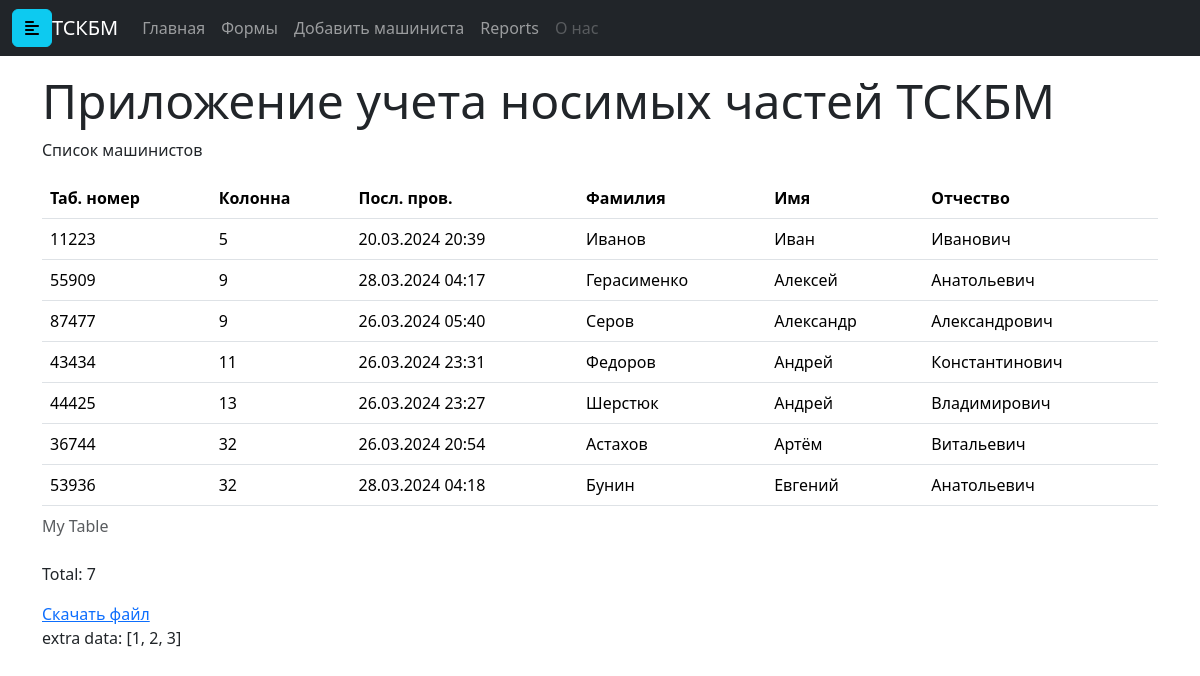
Before: / with the older database file.
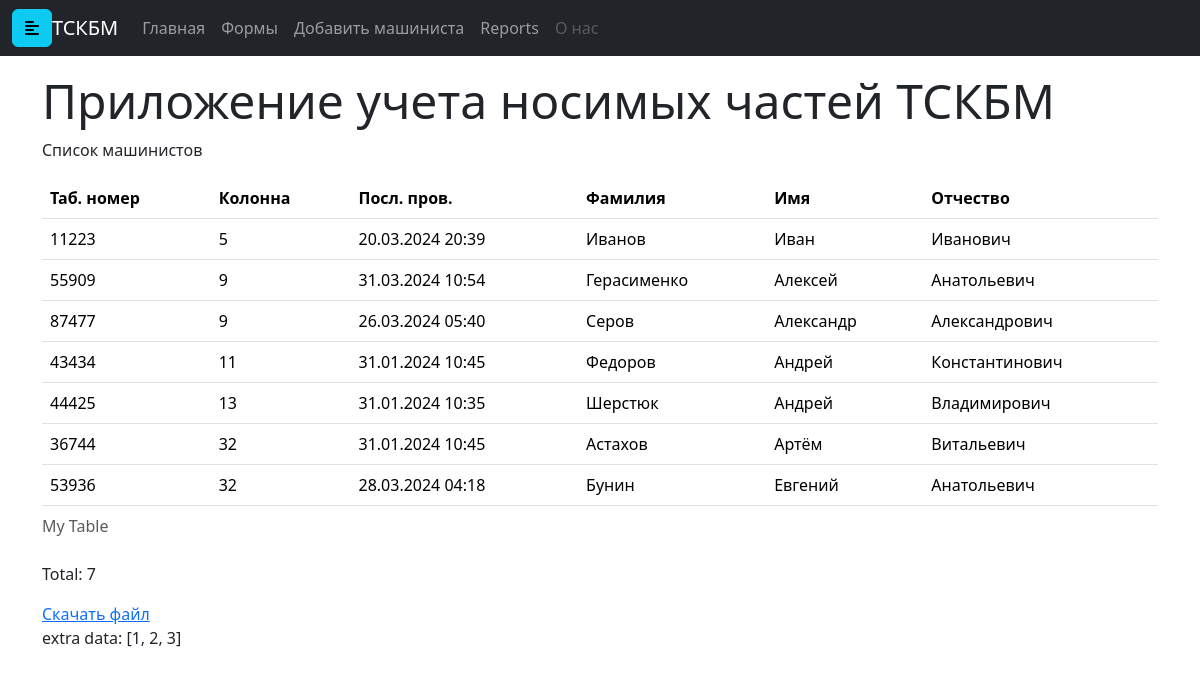
After: the same page with the newer database file.
### db/models/tables.py (models this page shows)
class Base(DeclarativeBase):
    __abstract__ = True

class User(Base):
    __tablename__ = "users"
    id: Mapped[int] = mapped_column(primary_key=True)
    tabnum: Mapped[int] = mapped_column()
    column: Mapped[int]
    lname: Mapped[str]
    fname: Mapped[str]
    pname: Mapped[str]
    last_checkout: Mapped[datetime]
    watch_id: Mapped[int] = mapped_column(ForeignKey("watches.id"))
    watch: Mapped["Watch"] = relationship(lazy="selectin", uselist=False)
    times: Mapped[list["Times"]] = relationship(lazy="selectin", uselist=True)

### main.py (the view)
@app.get("/", response_model=list[BaseUserModel])
async def home(
    request: Request,
    session: AsyncSession = Depends(db_helper.scoped_session_dependency),
):
    models = await get_all_users(session)
    users = [BaseUserModel.model_validate(user).model_dump() for user in models]
    return templates.TemplateResponse(
        "page.html", {"request": request, "data": users, "extra": [1, 2, 3]}
    )

### templates/page.html (shortened to what this page needs)
{% extends "base.html" %}
{% block head %}
{{ super() }}
{% endblock %}
{% block content %}
<div class="container mt-3">
<h1 class="display-5">
    Приложение учета носимых частей ТСКБМ
</h1>
<p id="content">Список машинистов</p>
<table class="table table-divider">
  <caption>My Table</caption>
  <thead>
    <tr>
      <th scope="col">Таб. номер</th>
      <th scope="col">Колонна</th>
      <th scope="col">Посл. пров.</th>
      <th scope="col">Фамилия</th>
      <th scope="col">Имя</th>
      <th scope="col">Отчество</th>
    </tr>
  </thead>
<tbody>
{% for item in data %}
    <tr>
        <td>{{ item.tabnum }}</td>
        <td>{{ item.column }}</td>
        <td>{{ item.last_checkout }}</td>
        <td>{{ item.lname }}</td>
        <td>{{ item.fname }}</td>
        <td>{{item.pname }}</td>
    </tr>
{% endfor %}
</tbody>
</table>
<p>Total: {{ data.__len__() }}</p>
    <div class="download"><a href="/files/download/">Скачать файл</a></div>
<div><p>extra data: {{ extra }}</p></div>
{% endblock %}

Changed rows visible on the page:
changed User "Герасименко": last_checkout "28.03.2024 04:17" → "31.03.2024 10:54"
changed User "Федоров": last_checkout "26.03.2024 23:31" → "31.01.2024 10:45"
changed User "Шерстюк": last_checkout "26.03.2024 23:27" → "31.01.2024 10:35"
changed User "Астахов": last_checkout "26.03.2024 20:54" → "31.01.2024 10:45"
